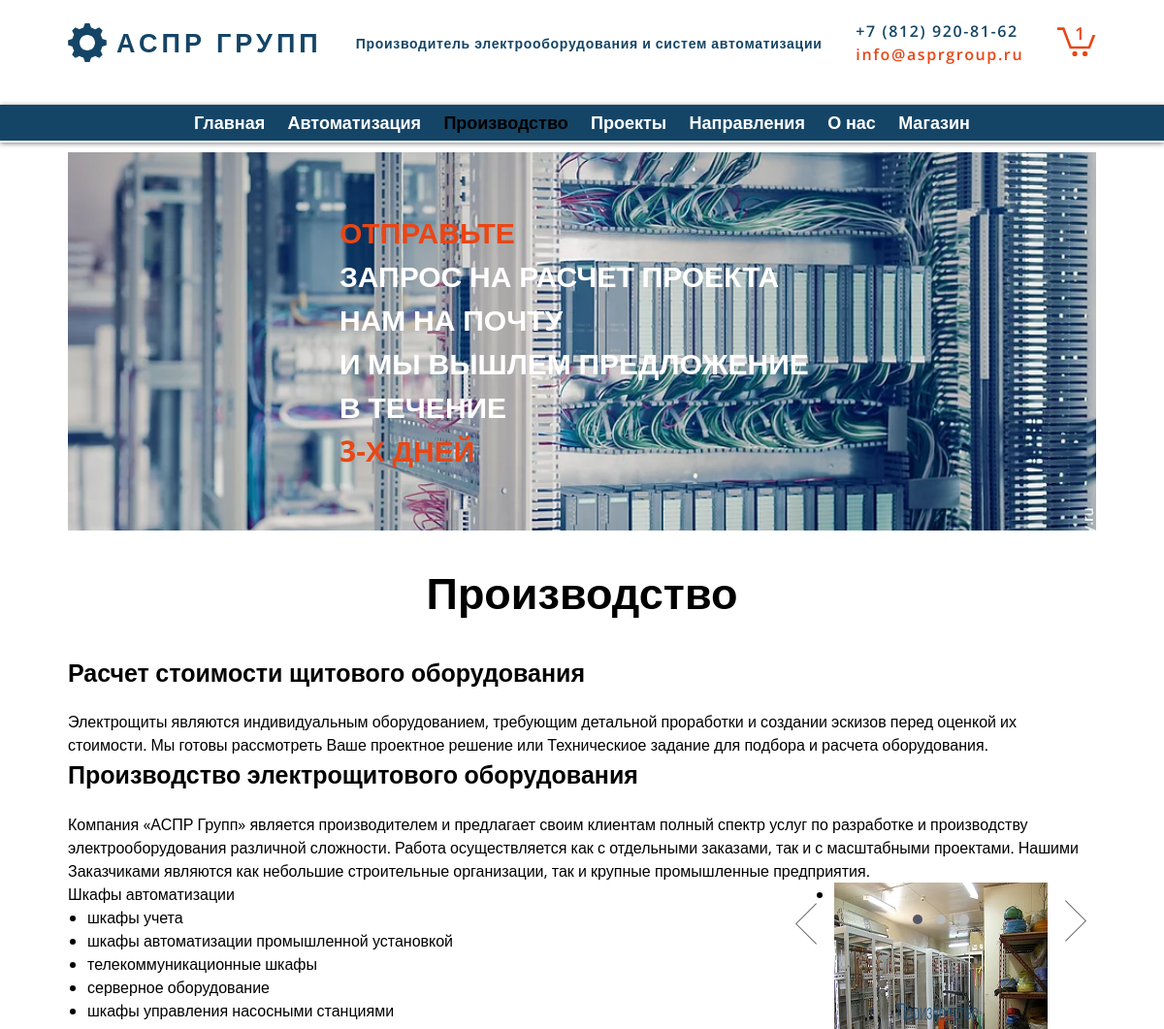
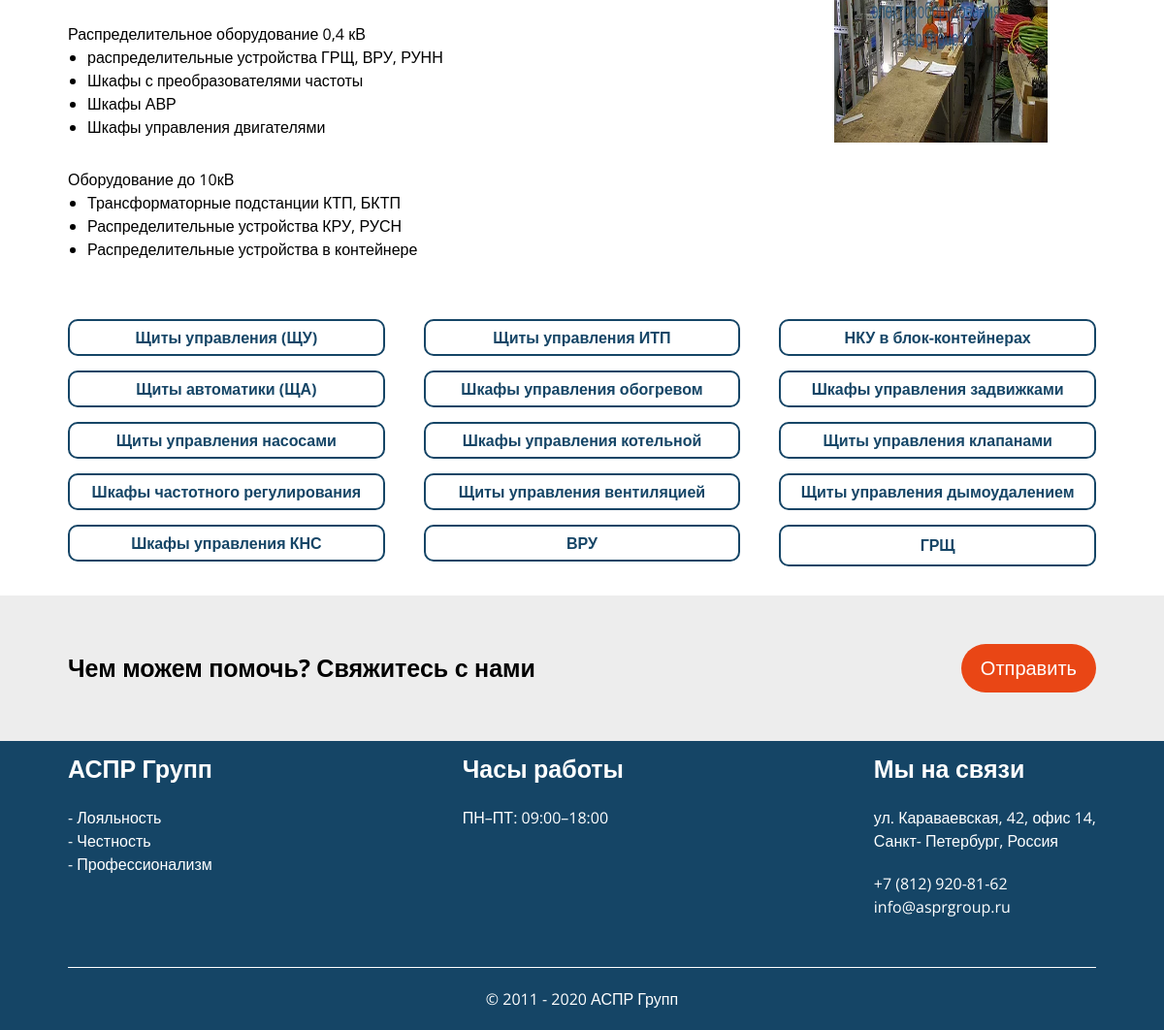
Screenshot of /proizvodstvo with the database file from the repository (2 pictures, top to bottom).
### staticPages/models.py (models this page shows, shortened)
class HomePage(models.Model):
    banner_img = models.ImageField('Баннер', upload_to='banner/',blank=True,null=True)
    banner_text = RichTextUploadingField(
        'Текст на баннер',
        blank=True, null=True)
    page_title = models.CharField('Заголовок страницы (Тег Titlе)', max_length=255, default='АСПР Групп | Санкт-Петербург | Промышленная автоматизация')
    page_description = models.TextField('Описание страницы (Тег Description)', blank=True,null=True)
    block1 = models.CharField('Заголовок блока1', max_length=255, default='Направления деятельности')
    block2 = models.CharField('Заголовок блока2', max_length=255, default='Производство')
    block2_text = models.TextField('Тест блока2', default='АСПР Групп предоставляет услуги по проектированию и производству следующего электрооборудования:')
    block3 = models.CharField('Заголовок блока3', max_length=255, default='Нам доверяют')
    block4 = models.CharField('Заголовок блока4', max_length=255, default='Мы предлагаем своим клиентам')
    class Meta:
        verbose_name = "Главная страница"
        verbose_name_plural = "Главная страница"

class ProizvodsvoPage(models.Model):
    page_title = models.CharField('Заголовок страницы (Тег Titlе)', max_length=255,
                                  default='АСПР Групп | Санкт-Петербург | Промышленная автоматизация')
    page_description = models.TextField('Описание страницы (Тег Description)', blank=True, null=True)
    content = RichTextUploadingField('Содержимое страницы',blank=True, null=True)
    class Meta:
        verbose_name = "Страница производство"
        verbose_name_plural = "Страница производство"

class Manufactory(models.Model):
    page = models.ForeignKey(HomePage, on_delete=models.SET_NULL, blank=True, null=True,related_name='manufactoryitems')
    name = models.CharField('Название ', max_length=255, blank=True, null=True)
    name_lower = models.CharField(max_length=255, blank=True, null=True, db_index=True, editable=False)
    name_slug = models.CharField(max_length=255, blank=True, null=True, db_index=True, editable=False)
    content = RichTextUploadingField('Содержимое страницы', blank=True, null=True)
    class Meta:
        verbose_name = "Элемент блока производство"
        verbose_name_plural = "Элементы блока производство"

### staticPages/views.py (the view)
# urls.py: path('proizvodstvo', views.proizvodstvo, name='proizvodstvo'),
def proizvodstvo(request):
    showitems = True
    page_title = 'АСПР Групп | Производство'
    page_description = 'АСПР Групп | Санкт-Петербург | Промышленная автоматизация'
    page_content = HomePage.objects.all().first()
    content = ProizvodsvoPage.objects.all().first()
    pr = True
    return render(request, 'pages/page.html', locals())

### templates/pages/page.html (shortened to what this page needs)
{% extends 'basic.html' %}
{% load static %}
{% block content %}
    <section>
        <div class="container">
            <div class="banner" style="background: url({{ page_content.banner_img.url }})">
                {{ page_content.banner_text | safe }}
            </div>
        </div>
    </section>
    <section>
        <div class="container">
            <div class="content">
                {{ content.content |safe }}
            </div>
        </div>
</section>
    {% if showitems %}
     <section>
        <div class="container">
            <div class="production">
                {% for item in page_content.manufactoryitems.all %}
                    <a class="blue-btn" href="{% url 'proizvodstvo_item' item.name_slug %}">{{ item.name }}</a>
                {% endfor %}
            </div>
        </div>
    </section>
    {% endif %}
<section style="background:#ededed; margin-bottom: 0">
    <div class="container">
        <div class="callback-small">
            <p>Чем можем помочь? Свяжитесь с нами</p>
            <a href="mailto:info@asprgroup.ru" type="submit" class="orange-btn">Отправить</a>
        </div>
    </div>
</section>
{% endblock %}

### static/css/main.css (style rules this page uses)
* { -webkit-box-sizing: border-box; box-sizing: border-box; }
body, div, dl, dt, dd, ul, li, h1, h2, h3, h4, h5, h6, pre, code, form, fieldset, input, textarea, p, blockquote, th, td, menu { margin: 0; padding: 0; }
body { min-height: 100vh; scroll-behavior: smooth; text-rendering: optimizeSpeed; line-height: 1.5; }
ul li, menu li { list-style: none; }
h1, h2, h3, h4, h5, h6 { font-size: 100%; font-weight: normal; }
article, aside, details, figcaption, figure, footer, header, hgroup, menu, nav, section { display: block; }
a { text-decoration: none; }
body { font-family: 'Open Sans', sans-serif; }
section { margin-bottom: 30px; }
.container { max-width: 1080px; margin: 0 auto; padding: 0 10px; }
.flex-block { display: -webkit-box; display: -ms-flexbox; display: flex; -webkit-box-pack: justify; -ms-flex-pack: justify; justify-content: space-between; -webkit-box-align: start; -ms-flex-align: start; align-items: flex-start; }
.flex-block p { -ms-flex-preferred-size: 50%; flex-basis: 50%; }
.banner { height: 390px; background-size: cover !important; background-position: center !important; background-repeat: no-repeat !important; display: -webkit-box; display: -ms-flexbox; display: flex; -webkit-box-orient: vertical; -webkit-box-direction: normal; -ms-flex-direction: column; flex-direction: column; -webkit-box-align: center; -ms-flex-align: center; align-items: center; -webkit-box-pack: center; -ms-flex-pack: center; justify-content: center; }
.banner p { font-weight: 700; font-size: 30px; color: #ffffff; text-transform: uppercase; width: 500px; }
.banner p span { color: #E94615; }
.production { display: grid; grid-template-columns: 1fr 1fr 1fr; grid-column-gap: 40px; grid-row-gap: 10px; }
.orange-btn { border: none; background: #E94615; padding: 10px 20px; border-radius: 100px; color: #ffffff; font-size: 20px; cursor: pointer; -webkit-transition: all .2s linear; -o-transition: all .2s linear; transition: all .2s linear; }
.blue-btn { display: -webkit-box; display: -ms-flexbox; display: flex; -webkit-box-align: center; -ms-flex-align: center; align-items: center; -webkit-box-pack: center; -ms-flex-pack: center; justify-content: center; border: 2px solid #154566; color: #154566; border-radius: 10px; padding: 5px 0; font-weight: bold; -webkit-transition: all .2s linear; -o-transition: all .2s linear; transition: all .2s linear; margin-bottom: 5px; }
.blue-btn:last-child { margin-bottom: 0; }
.callback-small { display: -webkit-box; display: -ms-flexbox; display: flex; -webkit-box-align: center; -ms-flex-align: center; align-items: center; -webkit-box-pack: justify; -ms-flex-pack: justify; justify-content: space-between; padding: 50px 0; }
.callback-small p { font-size: 25px; font-weight: bold; }
.content h1 { font-size: 45px; font-weight: bold; text-align: center; margin-bottom: 30px; }
.content h3 { font-size: 25px; font-weight: bold; margin-bottom: 20px; }
.content ul { margin-bottom: 30px; max-width: 570px; }
.content ul li { list-style: disc; }
.list-item { list-style: disc; margin-left: 20px; }
.sim-slider { max-width: 1000px; min-width: 320px; padding: 0px 50px; background-color: white; }
.sim-slider { position: relative; }
.sim-slider-list { margin: 0; padding: 0; list-style-type: none; position: relative; }
.sim-slider-element { width: 100%; -webkit-transition: opacity 1s ease-in; -o-transition: opacity 1s ease-in; transition: opacity 1s ease-in; opacity: 0; position: absolute; z-index: 2; left: 0; top: 0; display: block; list-style: none !important; }
div.sim-slider-arrow-left, div.sim-slider-arrow-right { width: 22px; height: 40px; position: absolute; cursor: pointer; opacity: 0.6; z-index: 4; }
div.sim-slider-arrow-left { left: 10px; top: 40%; display: block; }
div.sim-slider-arrow-right { right: 10px; top: 40%; display: block; -webkit-transform: rotate(180deg); -ms-transform: rotate(180deg); transform: rotate(180deg); }
div.sim-slider-dots { width: 100%; height: auto; position: absolute; left: 0; bottom: 0; z-index: 3; text-align: center; }

### rows the page displays
HomePage: banner_img (picture), banner_text "ОТПРАВЬТЕ ЗАПРОС НА РАСЧЕТ ПРОЕКТА НАМ НА ПОЧТУ И МЫ ВЫШЛЕМ ПРЕДЛОЖЕНИЕ В ТЕЧЕНИЕ 3-Х ДНЕЙ"
ProizvodsvoPage: content "Производство Расчет стоимости щитового оборудования Электрощиты являются индивидуальным оборудованием, требующим детальной проработки и создании эскизов перед оценкой их стоимости. Мы готовы рассмотреть Ваше проектное решение или Техническиое задание для подбора и расчета оборудования. Производство электрощитового оборудования Компания «АСПР Групп» является производителем и предлагает своим клиентам полный спектр услуг по разработке и производству электрооборудования различной сложности. Работа осуществляется как с отдельными заказами, так и с масштабными проектами. Нашими Заказчиками являются как небольшие строительные организации, так и крупные промышленные предприятия. Шкафы…"
Manufactory: name "Щиты управления (ЩУ)"
Manufactory: name "Щиты управления ИТП"
Manufactory: name "НКУ в блок-контейнерах"
Manufactory: name "Щиты автоматики (ЩА)"
Manufactory: name "Шкафы управления обогревом"
Manufactory: name "Шкафы управления задвижками"
Manufactory: name "Щиты управления насосами"
Manufactory: name "Шкафы управления котельной"
Manufactory: name "Щиты управления клапанами"
Manufactory: name "Шкафы частотного регулирования"
Manufactory: name "Щиты управления вентиляцией"
Manufactory: name "Щиты управления дымоудалением"
Manufactory: name "Шкафы управления КНС"
Manufactory: name "ВРУ"
Manufactory: name "ГРЩ"
